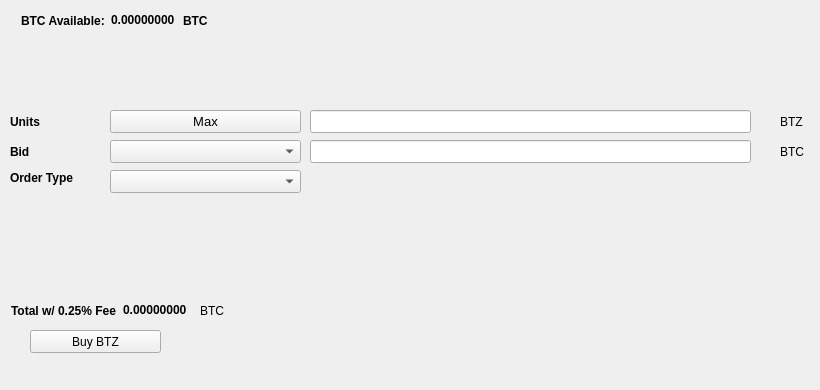
   <widget class="QWidget" name="BuyTab">
    <attribute name="title">
     <string>Buy</string>
    </attribute>
    <widget class="QPushButton" name="BuyBTZ">
     <property name="geometry">
      <rect>
       <x>30</x>
       <y>330</y>
       <width>131</width>
       <height>23</height>
      </rect>
     </property>
     <property name="text">
      <string>Buy BTZ</string>
     </property>
     <property name="icon">
      <iconset resource="../carbonzero.qrc">
       <normaloff>:/icons/bitcoin</normaloff>:/icons/bitcoin</iconset>
     </property>
    </widget>
    <widget class="QLabel" name="label_3">
     <property name="geometry">
      <rect>
       <x>10</x>
       <y>110</y>
       <width>46</width>
       <height>23</height>
      </rect>
     </property>
     <property name="font">
      <font>
       <weight>75</weight>
       <bold>true</bold>
      </font>
     </property>
     <property name="text">
      <string>Units</string>
     </property>
    </widget>
    <widget class="QLineEdit" name="UnitsInput">
     <property name="geometry">
      <rect>
       <x>310</x>
       <y>110</y>
       <width>441</width>
       <height>23</height>
      </rect>
     </property>
     <property name="font">
      <font>
       <pointsize>9</pointsize>
       <weight>75</weight>
       <bold>true</bold>
      </font>
     </property>
    </widget>
    <widget class="QLineEdit" name="BuyBidPriceEdit">
     <property name="geometry">
      <rect>
       <x>310</x>
       <y>140</y>
       <width>441</width>
       <height>23</height>
      </rect>
     </property>
     <property name="font">
      <font>
       <pointsize>9</pointsize>
       <weight>75</weight>
       <bold>true</bold>
      </font>
     </property>
    </widget>
    <widget class="QLabel" name="label_4">
     <property name="geometry">
      <rect>
       <x>780</x>
       <y>110</y>
       <width>31</width>
       <height>23</height>
      </rect>
     </property>
     <property name="text">
      <string>BTZ</string>
     </property>
    </widget>
    <widget class="QLabel" name="label_5">
     <property name="geometry">
      <rect>
       <x>780</x>
       <y>140</y>
       <width>31</width>
       <height>23</height>
      </rect>
     </property>
     <property name="text">
      <string>BTC</string>
     </property>
    </widget>
    <widget class="QLabel" name="label_6">
     <property name="geometry">
      <rect>
       <x>10</x>
       <y>140</y>
       <width>46</width>
       <height>23</height>
      </rect>
     </property>
     <property name="font">
      <font>
       <weight>75</weight>
       <bold>true</bold>
      </font>
     </property>
     <property name="text">
      <string>Bid</string>
     </property>
    </widget>
    <widget class="QLabel" name="label_7">
     <property name="geometry">
      <rect>
       <x>10</x>
       <y>170</y>
       <width>91</width>
       <height>16</height>
      </rect>
     </property>
     <property name="font">
      <font>
       <weight>75</weight>
       <bold>true</bold>
      </font>
     </property>
     <property name="text">
      <string>Order Type</string>
     </property>
    </widget>
    <widget class="QPushButton" name="Buy_Max_Amount">
     <property name="geometry">
      <rect>
       <x>110</x>
       <y>110</y>
       <width>191</width>
       <height>23</height>
      </rect>
     </property>
     <property name="font">
      <font>
       <pointsize>10</pointsize>
      </font>
     </property>
     <property name="text">
      <string>Max</string>
     </property>
    </widget>
    <widget class="QComboBox" name="BuyBidcomboBox">
     <property name="geometry">
      <rect>
       <x>110</x>
       <y>140</y>
       <width>191</width>
       <height>23</height>
      </rect>
     </property>
     <property name="font">
      <font>
       <pointsize>10</pointsize>
      </font>
     </property>
    </widget>
    <widget class="QComboBox" name="buyOrdertypeCombo">
     <property name="geometry">
      <rect>
       <x>110</x>
       <y>170</y>
       <width>191</width>
       <height>23</height>
      </rect>
     </property>
     <property name="font">
      <font>
       <pointsize>10</pointsize>
      </font>
     </property>
    </widget>
    <widget class="QWidget" name="layoutWidget1">
     <property name="geometry">
      <rect>
       <x>21</x>
       <y>11</y>
       <width>227</width>
       <height>19</height>
      </rect>
     </property>
     <layout class="QHBoxLayout" name="horizontalLayout_3">
      <item>
       <widget class="QLabel" name="label232">
        <property name="font">
         <font>
          <weight>75</weight>
          <bold>true</bold>
         </font>
        </property>
        <property name="text">
         <string>BTC Available:</string>
        </property>
       </widget>
      </item>
      <item>
       <widget class="QLabel" name="BtcAvailableLbl">
        <property name="palette">
         <palette>
          <active>
           <colorrole role="WindowText">
            <brush brushstyle="SolidPattern">
             <color alpha="255">
              <red>0</red>
              <green>0</green>
              <blue>0</blue>
             </color>
            </brush>
           </colorrole>
           <colorrole role="Button">
            <brush brushstyle="SolidPattern">
             <color alpha="255">
              <red>0</red>
              <green>170</green>
              <blue>0</blue>
             </color>
            </brush>
           </colorrole>
           <colorrole role="Light">
            <brush brushstyle="SolidPattern">
             <color alpha="255">
              <red>0</red>
              <green>255</green>
              <blue>0</blue>
             </color>
            </brush>
           </colorrole>
           <colorrole role="Midlight">
            <brush brushstyle="SolidPattern">
             <color alpha="255">
              <red>0</red>
              <green>212</green>
              <blue>0</blue>
             </color>
            </brush>
           </colorrole>
           <colorrole role="Dark">
            <brush brushstyle="SolidPattern">
             <color alpha="255">
              <red>0</red>
              <green>85</green>
              <blue>0</blue>
             </color>
            </brush>
           </colorrole>
           <colorrole role="Mid">
            <brush brushstyle="SolidPattern">
             <color alpha="255">
              <red>0</red>
              <green>113</green>
              <blue>0</blue>
             </color>
            </brush>
           </colorrole>
           <colorrole role="Text">
            <brush brushstyle="SolidPattern">
             <color alpha="255">
              <red>0</red>
              <green>170</green>
              <blue>0</blue>
             </color>
            </brush>
           </colorrole>
           <colorrole role="BrightText">
            <brush brushstyle="SolidPattern">
             <color alpha="255">
              <red>255</red>
              <green>255</green>
              <blue>255</blue>
             </color>
            </brush>
           </colorrole>
           <colorrole role="ButtonText">
            <brush brushstyle="SolidPattern">
             <color alpha="255">
              <red>0</red>
              <green>0</green>
              <blue>0</blue>
             </color>
            </brush>
           </colorrole>
           <colorrole role="Base">
            <brush brushstyle="SolidPattern">
             <color alpha="255">
              <red>255</red>
              <green>255</green>
              <blue>255</blue>
             </color>
            </brush>
           </colorrole>
           <colorrole role="Window">
            <brush brushstyle="SolidPattern">
             <color alpha="255">
              <red>0</red>
              <green>170</green>
              <blue>0</blue>
             </color>
            </brush>
           </colorrole>
           <colorrole role="Shadow">
            <brush brushstyle="SolidPattern">
             <color alpha="255">
              <red>0</red>
              <green>0</green>
              <blue>0</blue>
             </color>
            </brush>
           </colorrole>
           <colorrole role="AlternateBase">
            <brush brushstyle="SolidPattern">
             <color alpha="255">
              <red>127</red>
              <green>212</green>
              <blue>127</blue>
             </color>
            </brush>
           </colorrole>
           <colorrole role="ToolTipBase">
            <brush brushstyle="SolidPattern">
             <color alpha="255">
              <red>255</red>
              <green>255</green>
              <blue>220</blue>
             </color>
            </brush>
           </colorrole>
           <colorrole role="ToolTipText">
            <brush brushstyle="SolidPattern">
             <color alpha="255">
              <red>0</red>
              <green>0</green>
              <blue>0</blue>
             </color>
            </brush>
           </colorrole>
          </active>
          <inactive>
           <colorrole role="WindowText">
            <brush brushstyle="SolidPattern">
             <color alpha="255">
              <red>0</red>
              <green>0</green>
              <blue>0</blue>
             </color>
            </brush>
           </colorrole>
           <colorrole role="Button">
            <brush brushstyle="SolidPattern">
             <color alpha="255">
              <red>0</red>
              <green>170</green>
              <blue>0</blue>
             </color>
            </brush>
           </colorrole>
           <colorrole role="Light">
            <brush brushstyle="SolidPattern">
             <color alpha="255">
              <red>0</red>
              <green>255</green>
              <blue>0</blue>
             </color>
            </brush>
           </colorrole>
           <colorrole role="Midlight">
            <brush brushstyle="SolidPattern">
             <color alpha="255">
              <red>0</red>
              <green>212</green>
              <blue>0</blue>
             </color>
            </brush>
           </colorrole>
           <colorrole role="Dark">
            <brush brushstyle="SolidPattern">
             <color alpha="255">
              <red>0</red>
              <green>85</green>
              <blue>0</blue>
             </color>
            </brush>
           </colorrole>
           <colorrole role="Mid">
            <brush brushstyle="SolidPattern">
             <color alpha="255">
              <red>0</red>
              <green>113</green>
              <blue>0</blue>
             </color>
            </brush>
           </colorrole>
           <colorrole role="Text">
            <brush brushstyle="SolidPattern">
             <color alpha="255">
              <red>0</red>
              <green>170</green>
              <blue>0</blue>
             </color>
            </brush>
           </colorrole>
           <colorrole role="BrightText">
            <brush brushstyle="SolidPattern">
             <color alpha="255">
              <red>255</red>
              <green>255</green>
              <blue>255</blue>
             </color>
            </brush>
           </colorrole>
           <colorrole role="ButtonText">
            <brush brushstyle="SolidPattern">
             <color alpha="255">
              <red>0</red>
              <green>0</green>
              <blue>0</blue>
             </color>
            </brush>
           </colorrole>
           <colorrole role="Base">
            <brush brushstyle="SolidPattern">
             <color alpha="255">
              <red>255</red>
              <green>255</green>
              <blue>255</blue>
             </color>
            </brush>
           </colorrole>
           <colorrole role="Window">
            <brush brushstyle="SolidPattern">
             <color alpha="255">
              <red>0</red>
              <green>170</green>
              <blue>0</blue>
             </color>
            </brush>
           </colorrole>
           <colorrole role="Shadow">
            <brush brushstyle="SolidPattern">
             <color alpha="255">
              <red>0</red>
              <green>0</green>
              <blue>0</blue>
             </color>
            </brush>
           </colorrole>
           <colorrole role="AlternateBase">
            <brush brushstyle="SolidPattern">
             <color alpha="255">
              <red>127</red>
              <green>212</green>
              <blue>127</blue>
             </color>
            </brush>
           </colorrole>
           <colorrole role="ToolTipBase">
            <brush brushstyle="SolidPattern">
             <color alpha="255">
              <red>255</red>
              <green>255</green>
              <blue>220</blue>
             </color>
            </brush>
           </colorrole>
           <colorrole role="ToolTipText">
            <brush brushstyle="SolidPattern">
             <color alpha="255">
              <red>0</red>
              <green>0</green>
              <blue>0</blue>
             </color>
            </brush>
           </colorrole>
          </inactive>
          <disabled>
           <colorrole role="WindowText">
            <brush brushstyle="SolidPattern">
             <color alpha="255">
              <red>0</red>
              <green>85</green>
              <blue>0</blue>
             </color>
            </brush>
           </colorrole>
           <colorrole role="Button">
            <brush brushstyle="SolidPattern">
             <color alpha="255">
              <red>0</red>
              <green>170</green>
              <blue>0</blue>
             </color>
            </brush>
           </colorrole>
           <colorrole role="Light">
            <brush brushstyle="SolidPattern">
             <color alpha="255">
              <red>0</red>
              <green>255</green>
              <blue>0</blue>
             </color>
            </brush>
           </colorrole>
           <colorrole role="Midlight">
            <brush brushstyle="SolidPattern">
             <color alpha="255">
              <red>0</red>
              <green>212</green>
              <blue>0</blue>
             </color>
            </brush>
           </colorrole>
           <colorrole role="Dark">
            <brush brushstyle="SolidPattern">
             <color alpha="255">
              <red>0</red>
              <green>85</green>
              <blue>0</blue>
             </color>
            </brush>
           </colorrole>
           <colorrole role="Mid">
            <brush brushstyle="SolidPattern">
             <color alpha="255">
              <red>0</red>
              <green>113</green>
              <blue>0</blue>
             </color>
            </brush>
           </colorrole>
           <colorrole role="Text">
            <brush brushstyle="SolidPattern">
             <color alpha="255">
              <red>0</red>
              <green>85</green>
              <blue>0</blue>
             </color>
            </brush>
           </colorrole>
           <colorrole role="BrightText">
            <brush brushstyle="SolidPattern">
             <color alpha="255">
              <red>255</red>
              <green>255</green>
              <blue>255</blue>
             </color>
            </brush>
           </colorrole>
           <colorrole role="ButtonText">
            <brush brushstyle="SolidPattern">
             <color alpha="255">
              <red>0</red>
              <green>85</green>
              <blue>0</blue>
             </color>
            </brush>
           </colorrole>
           <colorrole role="Base">
            <brush brushstyle="SolidPattern">
             <color alpha="255">
              <red>0</red>
              <green>170</green>
              <blue>0</blue>
             </color>
            </brush>
           </colorrole>
           <colorrole role="Window">
            <brush brushstyle="SolidPattern">
             <color alpha="255">
              <red>0</red>
              <green>170</green>
              <blue>0</blue>
             </color>
            </brush>
           </colorrole>
           <colorrole role="Shadow">
            <brush brushstyle="SolidPattern">
             <color alpha="255">
              <red>0</red>
              <green>0</green>
              <blue>0</blue>
             </color>
            </brush>
           </colorrole>
           <colorrole role="AlternateBase">
            <brush brushstyle="SolidPattern">
             <color alpha="255">
              <red>0</red>
              <green>170</green>
              <blue>0</blue>
             </color>
            </brush>
           </colorrole>
           <colorrole role="ToolTipBase">
            <brush brushstyle="SolidPattern">
             <color alpha="255">
              <red>255</red>
              <green>255</green>
              <blue>220</blue>
             </color>
            </brush>
           </colorrole>
           <colorrole role="ToolTipText">
            <brush brushstyle="SolidPattern">
             <color alpha="255">
              <red>0</red>
              <green>0</green>
              <blue>0</blue>
             </color>
            </brush>
           </colorrole>
          </disabled>
         </palette>
        </property>
        <property name="font">
         <font>
          <weight>75</weight>
          <bold>true</bold>
         </font>
        </property>
        <property name="text">
         <string>0.00000000</string>
        </property>
        <property name="textInteractionFlags">
         <set>Qt::LinksAccessibleByMouse|Qt::TextSelectableByKeyboard|Qt::TextSelectableByMouse</set>
        </property>
       </widget>
      </item>
      <item>
       <widget class="QLabel" name="BtcAvailableLbl_2">
        <property name="font">
         <font>
          <weight>75</weight>
          <bold>true</bold>
         </font>
        </property>
        <property name="text">
         <string>BTC</string>
        </property>
       </widget>
      </item>
     </layout>
    </widget>
    <widget class="QWidget" name="layoutWidge2">
     <property name="geometry">
      <rect>
       <x>11</x>
       <y>301</y>
       <width>259</width>
       <height>19</height>
      </rect>
     </property>
     <layout class="QHBoxLayout" name="horizontalLayout_4">
      <item>
       <widget class="QLabel" name="label_9">
        <property name="font">
         <font>
          <weight>75</weight>
          <bold>true</bold>
         </font>
        </property>
        <property name="text">
         <string>Total w/ 0.25% Fee</string>
        </property>
       </widget>
      </item>
      <item>
       <widget class="QLabel" name="BuyCostLabel">
        <property name="palette">
         <palette>
          <active>
           <colorrole role="WindowText">
            <brush brushstyle="SolidPattern">
             <color alpha="255">
              <red>0</red>
              <green>0</green>
              <blue>0</blue>
             </color>
            </brush>
           </colorrole>
           <colorrole role="Button">
            <brush brushstyle="SolidPattern">
             <color alpha="255">
              <red>0</red>
              <green>170</green>
              <blue>0</blue>
             </color>
            </brush>
           </colorrole>
           <colorrole role="Light">
            <brush brushstyle="SolidPattern">
             <color alpha="255">
              <red>0</red>
              <green>255</green>
              <blue>0</blue>
             </color>
            </brush>
           </colorrole>
           <colorrole role="Midlight">
            <brush brushstyle="SolidPattern">
             <color alpha="255">
              <red>0</red>
              <green>212</green>
              <blue>0</blue>
             </color>
            </brush>
           </colorrole>
           <colorrole role="Dark">
            <brush brushstyle="SolidPattern">
             <color alpha="255">
              <red>0</red>
              <green>85</green>
              <blue>0</blue>
             </color>
            </brush>
           </colorrole>
           <colorrole role="Mid">
            <brush brushstyle="SolidPattern">
             <color alpha="255">
              <red>0</red>
              <green>113</green>
              <blue>0</blue>
             </color>
            </brush>
           </colorrole>
           <colorrole role="Text">
            <brush brushstyle="SolidPattern">
             <color alpha="255">
              <red>0</red>
              <green>170</green>
              <blue>0</blue>
             </color>
            </brush>
           </colorrole>
           <colorrole role="BrightText">
            <brush brushstyle="SolidPattern">
             <color alpha="255">
              <red>255</red>
              <green>255</green>
              <blue>255</blue>
             </color>
            </brush>
           </colorrole>
           <colorrole role="ButtonText">
            <brush brushstyle="SolidPattern">
             <color alpha="255">
              <red>0</red>
              <green>0</green>
              <blue>0</blue>
             </color>
            </brush>
           </colorrole>
           <colorrole role="Base">
            <brush brushstyle="SolidPattern">
             <color alpha="255">
              <red>255</red>
              <green>255</green>
              <blue>255</blue>
             </color>
            </brush>
           </colorrole>
           <colorrole role="Window">
            <brush brushstyle="SolidPattern">
             <color alpha="255">
              <red>0</red>
              <green>170</green>
              <blue>0</blue>
             </color>
            </brush>
           </colorrole>
           <colorrole role="Shadow">
            <brush brushstyle="SolidPattern">
             <color alpha="255">
              <red>0</red>
              <green>0</green>
              <blue>0</blue>
             </color>
            </brush>
           </colorrole>
           <colorrole role="AlternateBase">
            <brush brushstyle="SolidPattern">
             <color alpha="255">
              <red>127</red>
              <green>212</green>
              <blue>127</blue>
             </color>
            </brush>
           </colorrole>
           <colorrole role="ToolTipBase">
            <brush brushstyle="SolidPattern">
             <color alpha="255">
              <red>255</red>
              <green>255</green>
              <blue>220</blue>
             </color>
            </brush>
           </colorrole>
           <colorrole role="ToolTipText">
            <brush brushstyle="SolidPattern">
             <color alpha="255">
              <red>0</red>
              <green>0</green>
              <blue>0</blue>
             </color>
            </brush>
           </colorrole>
          </active>
          <inactive>
           <colorrole role="WindowText">
            <brush brushstyle="SolidPattern">
             <color alpha="255">
              <red>0</red>
              <green>0</green>
              <blue>0</blue>
             </color>
            </brush>
           </colorrole>
           <colorrole role="Button">
            <brush brushstyle="SolidPattern">
             <color alpha="255">
              <red>0</red>
              <green>170</green>
              <blue>0</blue>
             </color>
            </brush>
           </colorrole>
           <colorrole role="Light">
            <brush brushstyle="SolidPattern">
             <color alpha="255">
              <red>0</red>
              <green>255</green>
              <blue>0</blue>
             </color>
            </brush>
           </colorrole>
           <colorrole role="Midlight">
            <brush brushstyle="SolidPattern">
             <color alpha="255">
              <red>0</red>
              <green>212</green>
              <blue>0</blue>
             </color>
            </brush>
           </colorrole>
           <colorrole role="Dark">
            <brush brushstyle="SolidPattern">
             <color alpha="255">
              <red>0</red>
              <green>85</green>
              <blue>0</blue>
             </color>
            </brush>
           </colorrole>
           <colorrole role="Mid">
            <brush brushstyle="SolidPattern">
             <color alpha="255">
              <red>0</red>
              <green>113</green>
              <blue>0</blue>
             </color>
            </brush>
           </colorrole>
           <colorrole role="Text">
            <brush brushstyle="SolidPattern">
             <color alpha="255">
              <red>0</red>
              <green>170</green>
              <blue>0</blue>
             </color>
            </brush>
           </colorrole>
           <colorrole role="BrightText">
            <brush brushstyle="SolidPattern">
             <color alpha="255">
              <red>255</red>
              <green>255</green>
              <blue>255</blue>
             </color>
            </brush>
           </colorrole>
           <colorrole role="ButtonText">
            <brush brushstyle="SolidPattern">
             <color alpha="255">
              <red>0</red>
              <green>0</green>
              <blue>0</blue>
             </color>
            </brush>
           </colorrole>
           <colorrole role="Base">
            <brush brushstyle="SolidPattern">
             <color alpha="255">
              <red>255</red>
              <green>255</green>
              <blue>255</blue>
             </color>
            </brush>
           </colorrole>
           <colorrole role="Window">
            <brush brushstyle="SolidPattern">
             <color alpha="255">
              <red>0</red>
              <green>170</green>
              <blue>0</blue>
             </color>
            </brush>
           </colorrole>
           <colorrole role="Shadow">
            <brush brushstyle="SolidPattern">
             <color alpha="255">
              <red>0</red>
              <green>0</green>
              <blue>0</blue>
             </color>
            </brush>
           </colorrole>
           <colorrole role="AlternateBase">
            <brush brushstyle="SolidPattern">
             <color alpha="255">
              <red>127</red>
              <green>212</green>
              <blue>127</blue>
             </color>
            </brush>
           </colorrole>
           <colorrole role="ToolTipBase">
            <brush brushstyle="SolidPattern">
             <color alpha="255">
              <red>255</red>
              <green>255</green>
              <blue>220</blue>
             </color>
            </brush>
           </colorrole>
           <colorrole role="ToolTipText">
            <brush brushstyle="SolidPattern">
             <color alpha="255">
              <red>0</red>
              <green>0</green>
              <blue>0</blue>
             </color>
            </brush>
           </colorrole>
          </inactive>
          <disabled>
           <colorrole role="WindowText">
            <brush brushstyle="SolidPattern">
             <color alpha="255">
              <red>0</red>
              <green>85</green>
              <blue>0</blue>
             </color>
            </brush>
           </colorrole>
           <colorrole role="Button">
            <brush brushstyle="SolidPattern">
             <color alpha="255">
              <red>0</red>
              <green>170</green>
              <blue>0</blue>
             </color>
            </brush>
           </colorrole>
           <colorrole role="Light">
            <brush brushstyle="SolidPattern">
             <color alpha="255">
              <red>0</red>
              <green>255</green>
              <blue>0</blue>
             </color>
            </brush>
           </colorrole>
           <colorrole role="Midlight">
            <brush brushstyle="SolidPattern">
             <color alpha="255">
              <red>0</red>
              <green>212</green>
              <blue>0</blue>
             </color>
            </brush>
           </colorrole>
           <colorrole role="Dark">
            <brush brushstyle="SolidPattern">
             <color alpha="255">
              <red>0</red>
              <green>85</green>
              <blue>0</blue>
             </color>
            </brush>
           </colorrole>
           <colorrole role="Mid">
            <brush brushstyle="SolidPattern">
             <color alpha="255">
              <red>0</red>
              <green>113</green>
              <blue>0</blue>
             </color>
            </brush>
           </colorrole>
           <colorrole role="Text">
            <brush brushstyle="SolidPattern">
             <color alpha="255">
              <red>0</red>
              <green>85</green>
              <blue>0</blue>
             </color>
            </brush>
           </colorrole>
           <colorrole role="BrightText">
            <brush brushstyle="SolidPattern">
             <color alpha="255">
              <red>255</red>
              <green>255</green>
              <blue>255</blue>
             </color>
            </brush>
           </colorrole>
           <colorrole role="ButtonText">
            <brush brushstyle="SolidPattern">
             <color alpha="255">
              <red>0</red>
              <green>85</green>
              <blue>0</blue>
             </color>
            </brush>
           </colorrole>
           <colorrole role="Base">
            <brush brushstyle="SolidPattern">
             <color alpha="255">
              <red>0</red>
              <green>170</green>
              <blue>0</blue>
             </color>
            </brush>
           </colorrole>
           <colorrole role="Window">
            <brush brushstyle="SolidPattern">
             <color alpha="255">
              <red>0</red>
              <green>170</green>
              <blue>0</blue>
             </color>
            </brush>
           </colorrole>
           <colorrole role="Shadow">
            <brush brushstyle="SolidPattern">
             <color alpha="255">
              <red>0</red>
              <green>0</green>
              <blue>0</blue>
             </color>
            </brush>
           </colorrole>
           <colorrole role="AlternateBase">
            <brush brushstyle="SolidPattern">
             <color alpha="255">
              <red>0</red>
              <green>170</green>
              <blue>0</blue>
             </color>
            </brush>
           </colorrole>
           <colorrole role="ToolTipBase">
            <brush brushstyle="SolidPattern">
             <color alpha="255">
              <red>255</red>
              <green>255</green>
              <blue>220</blue>
             </color>
            </brush>
           </colorrole>
           <colorrole role="ToolTipText">
            <brush brushstyle="SolidPattern">
             <color alpha="255">
              <red>0</red>
              <green>0</green>
              <blue>0</blue>
             </color>
            </brush>
           </colorrole>
          </disabled>
         </palette>
        </property>
        <property name="font">
         <font>
          <weight>75</weight>
          <bold>true</bold>
         </font>
        </property>
        <property name="autoFillBackground">
         <bool>false</bool>
        </property>
        <property name="text">
         <string>0.00000000</string>
        </property>
        <property name="textInteractionFlags">
         <set>Qt::LinksAccessibleByMouse|Qt::TextSelectableByMouse</set>
        </property>
       </widget>
      </item>
      <item>
       <widget class="QLabel" name="label_10">
        <property name="font">
         <font>
          <weight>50</weight>
          <bold>false</bold>
         </font>
        </property>
        <property name="text">
         <string>BTC</string>
        </property>
       </widget>
      </item>
     </layout>
    </widget>
    <widget class="QLabel" name="label_24">
     <property name="geometry">
      <rect>
       <x>460</x>
       <y>300</y>
       <width>281</width>
       <height>81</height>
      </rect>
     </property>
     <property name="text">
      <string/>
     </property>
     <property name="pixmap">
      <pixmap>:/images/bittrex</pixmap>
     </property>
    </widget>
   </widget>
